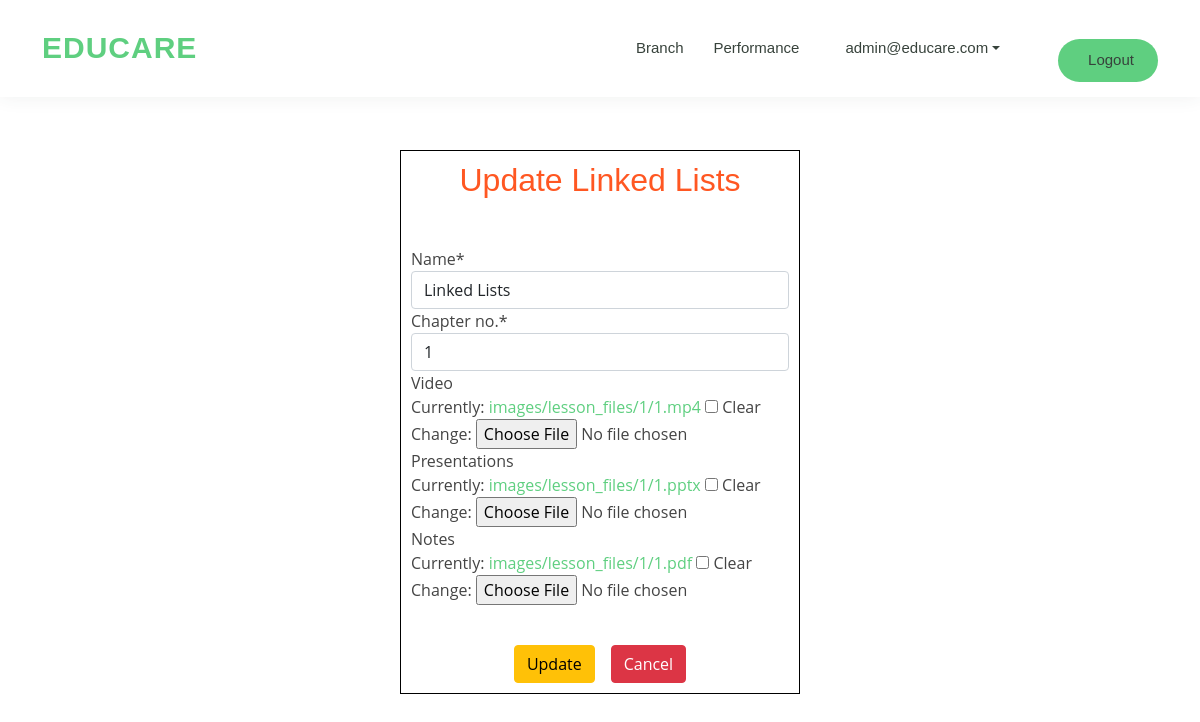
Page /curriculum/computer-science-and-engineering/1/linked-lists/update/ (signed in) on the committed database.
### accounts/models.py (models this page shows)
class User(AbstractBaseUser, PermissionsMixin):
    email = models.EmailField(unique=True)
    first_name = models.CharField(max_length=120)
    last_name = models.CharField(max_length=120)
    is_staff = models.BooleanField(default=False)
    is_active = models.BooleanField(default=True)
    objects = CustomAccountManager()
    USERNAME_FIELD = 'email'
    REQUIRED_FIELDS = ['first_name', 'last_name']
    def __str__(self):
        return self.email

### curriculum/models.py (models this page shows, shortened)
class Lesson(models.Model):
    lesson_id = models.CharField(max_length=100, unique=True)
    Branch = models.ForeignKey(Branch, on_delete=models.CASCADE)
    created_by = models.ForeignKey(User,on_delete=models.CASCADE)
    created_at = models.DateTimeField(auto_now_add=True)
    subject = models.ForeignKey(Subject, on_delete=models.CASCADE,related_name='lessons')
    name = models.CharField(max_length=250)
    position = models.PositiveSmallIntegerField(verbose_name="Chapter no.")
    slug = models.SlugField(null=True, blank=True)
    video = models.FileField(upload_to=save_lesson_files,verbose_name="Video", blank=True, null=True)
    ppt = models.FileField(upload_to=save_lesson_files,verbose_name="Presentations", blank=True)
    Notes = models.FileField(upload_to=save_lesson_files,verbose_name="Notes", blank=True)
    class Meta:
        ordering = ['position']

### curriculum/views.py (the view)
# urls.py: path('<str:Branch>/<str:subject>/<slug:slug>/update/', views.LessonUpdateView.as_view(), name='lesson_update'),
class LessonUpdateView(UpdateView):
    fields = ('name', 'position', 'video', 'ppt', 'Notes')
    model = Lesson
    template_name = 'curriculum/lesson_update.html'
    context_object_name = 'lessons'

### templates/curriculum/lesson_update.html (shortened to what this page needs)
{% extends 'base.html' %}
{% load static %}
{% load crispy_forms_tags %}
{% block content %}
<div class="container" style="border: 1px solid black; width:400px; margin-top: 150px; margin-bottom: 20px;;padding: 10px">
<h2 class="text-center mb-5 font-weight-bold" style="color:#ff5722;">Update {{lessons.name}}</h2>
<form method="post" enctype="multipart/form-data">
  {{form|crispy}}
  <div class="d-flex justify-content-center" style="margin-top: 40px;">
    <input type="submit" value="Update" class="btn btn-warning me-3">
    <a href="{% url 'curriculum:lesson_detail' Branch=lessons.Branch.slug subject=lessons.subject.slug slug=lessons.slug %}" class="btn btn-danger">Cancel</a>
  </div>
</form>
</div>
{% endblock %}

### templates/navbar.html (shortened to what this page needs)
{% load static %}
{% block css %}
<link rel="stylesheet" type="text/css" href="{% static 'css/style.css' %}">
<link href="/static/vendor/bootstrap-icons/bootstrap-icons.css" rel="stylesheet">
{% endblock css %}
<header id="header" class="fixed-top">
  <div class="container d-flex align-items-center">
    <h1 class="logo me-auto"><a href="{% url 'home' %}">Educare</a></h1>
    <nav id="navbar" class="navbar order-last order-lg-0 navbar-expand-sm">
      <ul>
      {% if request.user.is_authenticated %}
        <li ><a class="nav-link" href="{% url 'curriculum:branch_list' %}">Branch</a></span>
        <li ><a class = "text-black pe-3" href="{% url 'assignments:results' %}">Performance</a></li>
        <li class = "me-5 nav-item dropdown">
            <a class="nav-link dropdown-toggle" href="#" id="navbarDropdown" role="button" data-bs-toggle="dropdown" aria-expanded="false">
                {{request.user}}
            </a>
        </li>
        <span ><a class = "text-black pe-4 mt-4 get-started-btn" href= "{% url 'accounts:logout' %}" style="width: 100px; margin-left: 10px; justify-content: center">Logout</a></span>
      {% endif %}
      </ul>
    </nav>
  </div>
</header>

### static/css/style.css (style rules this page uses)
body { font-family: "Open Sans", sans-serif; color: #444444; }
a { color: #5fcf80; text-decoration: none; }
h1, h2, h3, h4, h5, h6 { font-family: "Raleway", sans-serif; }
#header { background: #fff; transition: all 0.5s; z-index: 997; padding: 15px 0; box-shadow: 0px 0 18px rgba(55, 66, 59, 0.08); }
#header .logo { font-size: 30px; margin: 0; padding: 0; line-height: 1; font-weight: 600; letter-spacing: 1px; text-transform: uppercase; font-family: "Poppins", sans-serif; }
#header .logo a { color: #5fcf80; }
.get-started-btn { margin-left: 22px; background: #5fcf80; color: #fff; border-radius: 50px; padding: 8px 25px; white-space: nowrap; transition: 0.3s; font-size: 14px; display: inline-block; }
.navbar { padding: 0; }
.navbar ul { margin: 0; padding: 0; display: flex; list-style: none; align-items: center; }
.navbar li { position: relative; }
.navbar a { display: flex; align-items: center; justify-content: space-between; padding: 10px 0 10px 30px; font-family: "Poppins", sans-serif; font-size: 15px; font-weight: 500; color: #37423b; white-space: nowrap; transition: 0.3s; }

### rows in the picture
User: user "admin@educare.com"
Lesson: name "Linked Lists", position "1"
